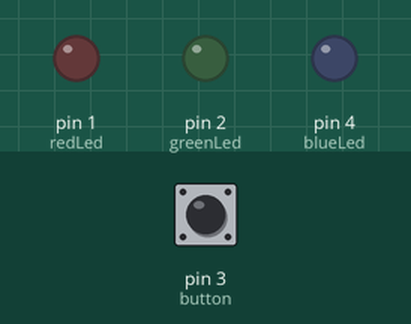
Simulated run of this sketch. Board: Arduino Uno, built with avr-gcc and run on an emulated ATmega328P. On the bench: output pins drawn as LEDs (lit = HIGH). Inputs (shaded band) come from the test bench; at power-on: pin 3 (button) LOW.

Above: at 1.2 s.
1.3 s: pin 3 (button) pulled HIGH for 0.15 s
At 1.7 s:
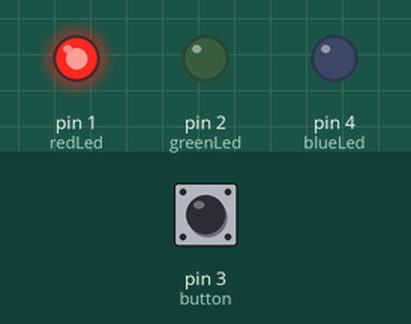
4.4 s: pin 3 (button) pulled HIGH for 1 s
At 5.8 s:
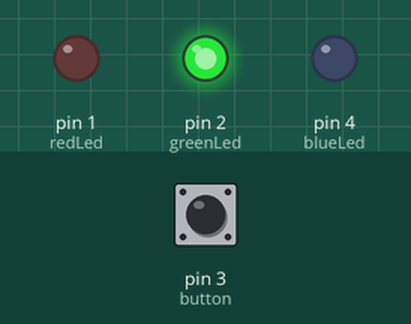
8.4 s: pin 3 (button) pulled HIGH for 3.2 s
At 10.8 s:
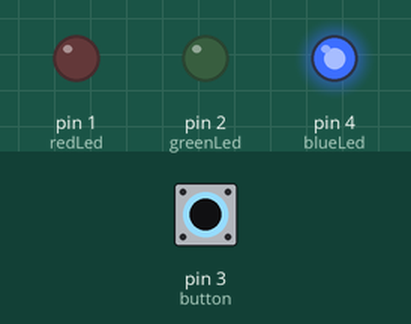
Timing chart, 0 to 15.4 s (numbered marks = the images above; inputs shaded):
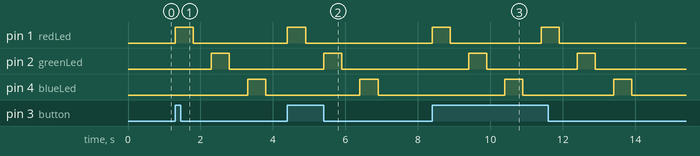

The sketch:

Trinket_MoodLampButton.ino
```cpp
/*
  Trinket Mood Lamp
  A button is used to change the states of the lights
 */

// Pins 1, 2, and 3 have an LED connected.
// We'll give each a name:
int redLed = 1;
int greenLed = 2;
int blueLed = 4;

// Pin 3 has a button on it
int button = 3;

// These variables keep track the current
// button and light state.
// 0 means off and 1 means on, so they start off.
int buttonState = 0;
byte lightState = 0;

// How long should we pause in milliseconds
// 1000 == 1 second
int pause = 500;

// the setup routine runs once when you press reset:
void setup() {
  // initialize the digital pin as an output.
  pinMode(redLed, OUTPUT);
  pinMode(greenLed, OUTPUT);
  pinMode(blueLed, OUTPUT);
  pinMode(button, INPUT);
}

// the loop routine runs over and over again forever:
void loop() {
  buttonState = digitalRead(button);

  if (buttonState == HIGH) { //if the button state is on, turn on the lights

    digitalWrite(redLed, HIGH);   // turn the Red LED on (HIGH is the voltage level)
    delay(pause);               // wait for a second
    digitalWrite(redLed, LOW);    // turn the Red LED off by making the voltage LOW
    delay(pause);               // wait for a second

    digitalWrite(greenLed, HIGH);   // turn the Green LED on (HIGH is the voltage level)
    delay(pause);               // wait for a second
    digitalWrite(greenLed, LOW);    // turn the Green LED off by making the voltage LOW
    delay(pause);               // wait for a second

    digitalWrite(blueLed, HIGH);   // turn the Blue LED on (HIGH is the voltage level)
    delay(pause);               // wait for a second
    digitalWrite(blueLed, LOW);    // turn the Blue LED off by making the voltage LOW
    delay(pause);               // wait for a second

  } else { // if the button state is off

    // turn off lights
    digitalWrite(redLed, LOW);    // turn the Red LED off by making the voltage LOW
    digitalWrite(greenLed, LOW);    // turn the Green LED off by making the voltage LOW
    digitalWrite(blueLed, LOW);    // turn the Blue LED off by making the voltage LOW

  }
}
```

Measured:
- after the input at 1.3 s, pin 1 (redLed): LOW → HIGH at once, → LOW 0.50 s later; pin 2 (greenLed): LOW → HIGH after 1.0 s, → LOW 0.50 s later; pin 4 (blueLed): LOW → HIGH after 2.0 s, → LOW 0.50 s later
- after the input at 4.4 s, pin 1 (redLed): LOW → HIGH at once, → LOW 0.50 s later; pin 2 (greenLed): LOW → HIGH after 1.0 s, → LOW 0.50 s later; pin 4 (blueLed): LOW → HIGH after 2.0 s, → LOW 0.50 s later
- after the input at 8.4 s, pin 1 (redLed): alternates HIGH for 0.50 s and LOW for 2.5 s, 4 changes in all, then stays LOW, starting at once; pin 2 (greenLed): alternates HIGH for 0.50 s and LOW for 2.5 s, 4 changes in all, then stays LOW, starting after 1.0 s
